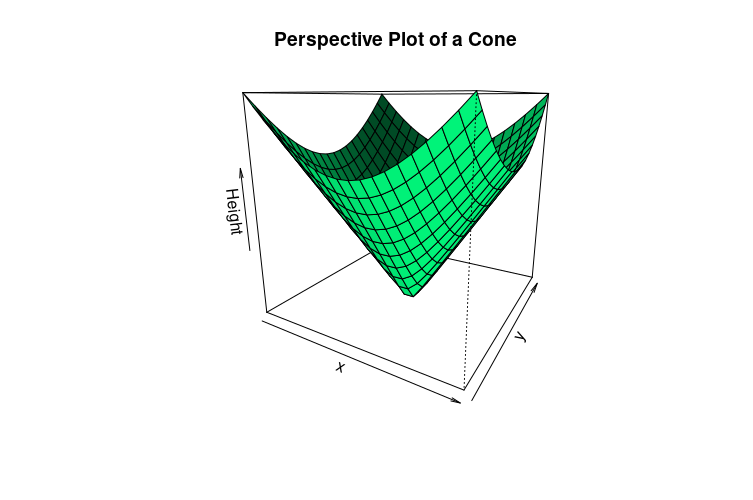

Write R code to recreate this figure.
#3d function plot
cone <- function(x, y){
  sqrt(x^2+y^2)
}
x <- y <- seq(-1, 1, length= 20)
z <- outer(x, y, cone)
persp(x, y, z)
persp(x, y, z,
      main="Perspective Plot of a Cone",
      zlab = "Height",
      theta = 30, phi = 15,
      col = "springgreen", shade = 0.5)

#################################################
